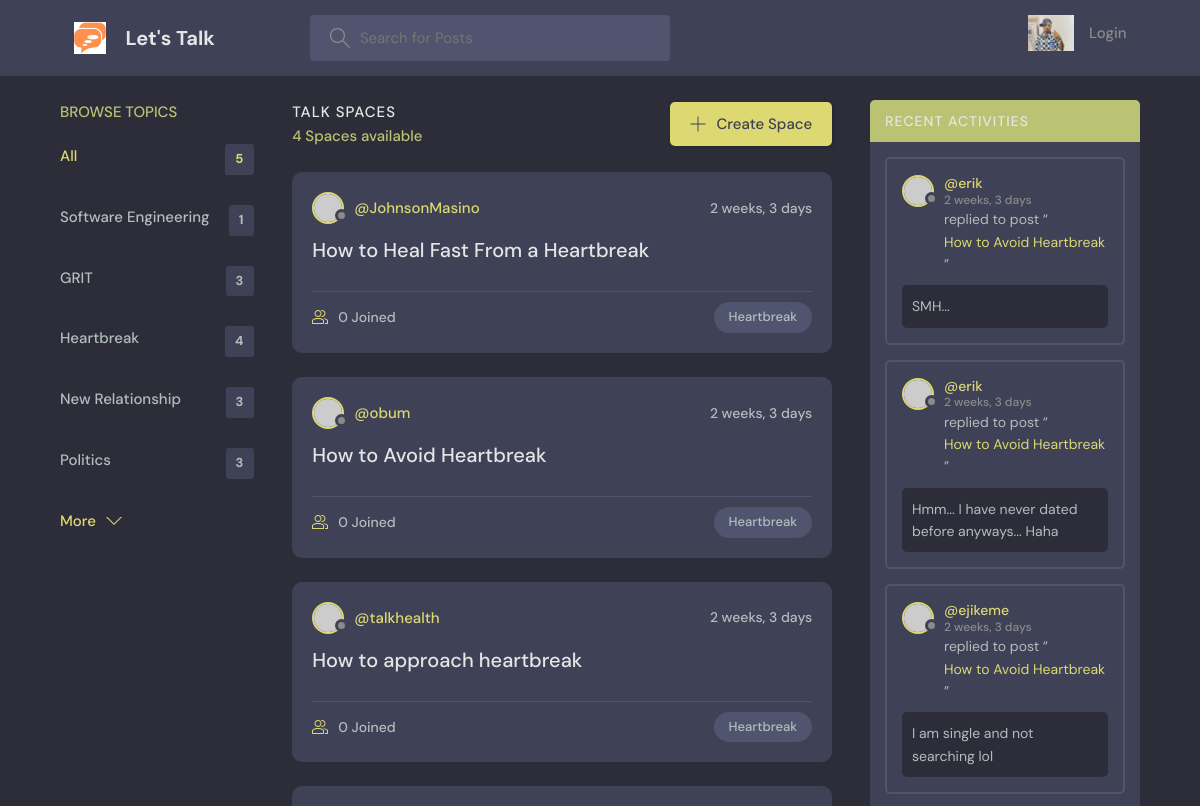
Page /?q=Heartbreak (upper part) on the earlier database version.
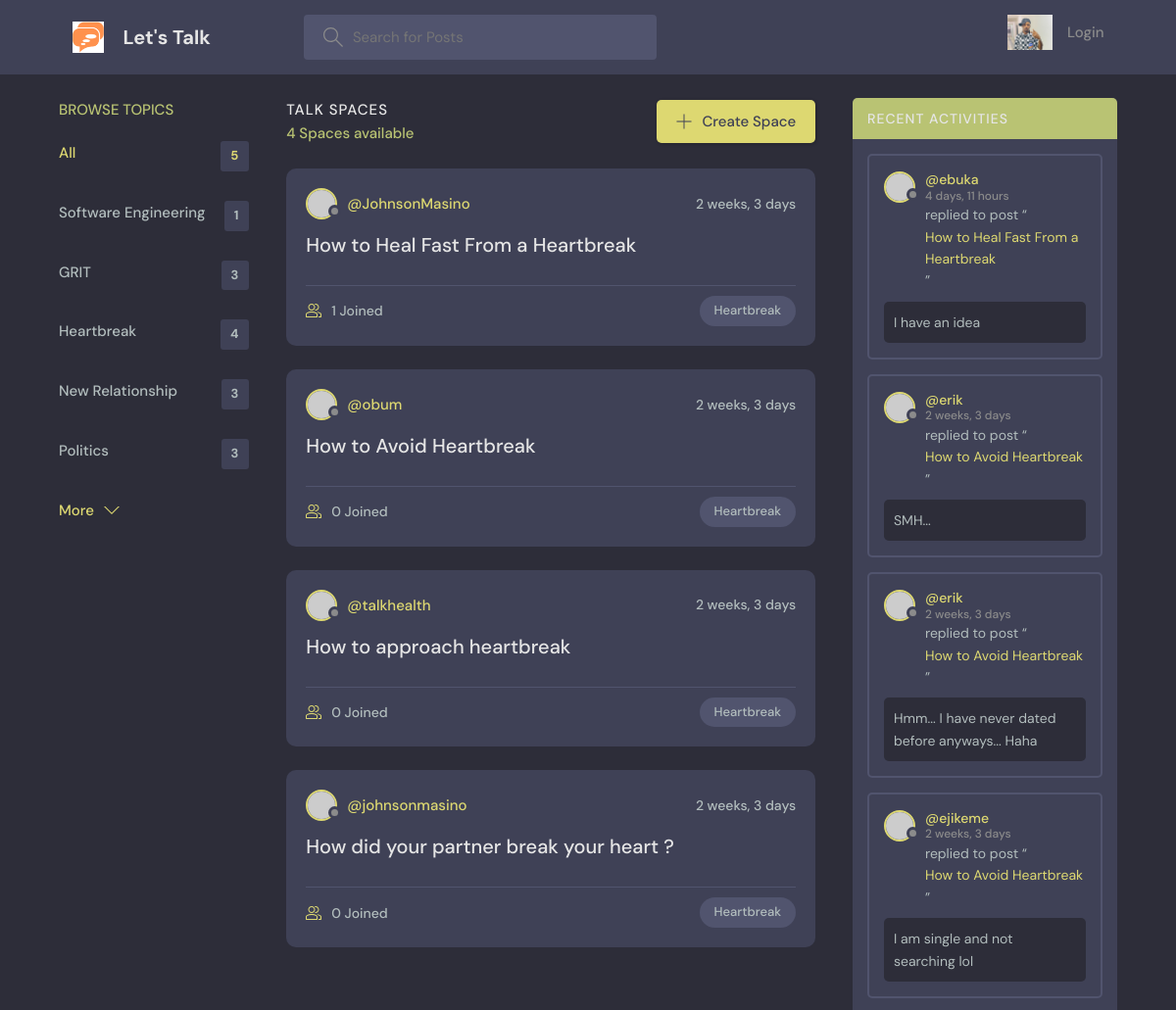
Same page on the later database version.
### NinazHairline/models.py (models this page shows, shortened)
class Topic(models.Model):
    name = models.CharField(max_length=200)

class Service(models.Model):
    host = models.ForeignKey(User, on_delete=models.SET_NULL, null=True)
    topic = models.ForeignKey(Topic, on_delete=models.SET_NULL, null=True)
    name = models.CharField(max_length=200)
    description = models.TextField(null=True, blank=True)
    participants = models.ManyToManyField(
        User, related_name='participants', blank=True)
    updated = models.DateTimeField(auto_now=True)
    created = models.DateTimeField(auto_now_add=True)
    class Meta:
        ordering = ['-updated', '-created']
    def __str__(self):
        return self.name

class Message(models.Model):
    user = models.ForeignKey(User, on_delete=models.CASCADE)
    service = models.ForeignKey(Service, on_delete=models.CASCADE)
    body = models.TextField()
    updated = models.DateTimeField(auto_now=True)
    created = models.DateTimeField(auto_now_add=True)
    class Meta:
        ordering = ['-updated', '-created']

### NinazHairline/views.py (the view)
# urls.py: path('', views.home, name='home'),
def home(request):
    q = request.GET.get('q') if request.GET.get('q') != None else ''
    services = Service.objects.filter(
        Q(topic__name__icontains=q) |
        Q(name__icontains=q) |
        Q(description__icontains=q)
        )
    topics = Topic.objects.all()[0:5]
    service_count = services.count()
    service_messages = Message.objects.filter(Q(service__topic__name__icontains=q))
    context = {'services': services, 'topics': topics,
    'service_count': service_count, 'service_messages': service_messages}
    return render(request, 'NinazHairline/home.html', context)

### NinazHairline/Templates/NinazHairline/home.html (shortened to what this page needs)
{% extends 'NinazHairline/main.html' %}
{% block content %}
  <main class="layout layout--3">
    <div class="container">
      {% include 'NinazHairline/topics_components.html' %}
      <div class="roomList">
        <div class="roomList__header">
            <div>
              <h2>Talk Spaces</h2>
              <p>{{service_count}} Spaces available</p>
            </div>
            <a class="btn btn--main" href="{% url 'create-service' %}">
              <svg version="1.1" xmlns="http://www.w3.org/2000/svg" width="32" height="32" viewBox="0 0 32 32">
                <title>add</title>
                <path
                  d="M16.943 0.943h-1.885v14.115h-14.115v1.885h14.115v14.115h1.885v-14.115h14.115v-1.885h-14.115v-14.115z"
                ></path>
              </svg>
              Create Space
            </a>
        </div>
        {% include 'NinazHairline/feed_component.html' %}
      </div>
      {% include 'NinazHairline/activity_component.html' %}
    </div>
  </main>
{% endblock %}

### NinazHairline/Templates/NinazHairline/topics_components.html
<div class="topics">
    <div class="topics__header">
        <h2>Browse Topics</h2>
    </div>
    <ul class="topics__list">
        <li>
          <a href="{% url 'home' %}" class="active">All <span>{{topics.count}}</span></a>
        </li>
        {% for topic in topics %}
        <li>
          <a href="{% url 'home'  %}?q={{topic.name}}">{{topic.name}}<span>{{topic.service_set.all.count}}</span></a>
        </li>
        {% endfor %}
    </ul>
    <a class="btn btn--link" href="{% url 'topics' %}">
        More
        <svg version="1.1" xmlns="http://www.w3.org/2000/svg" width="32" height="32" viewBox="0 0 32 32">
          <title>chevron-down</title>
          <path d="M16 21l-13-13h-3l16 16 16-16h-3l-13 13z"></path>
        </svg>
    </a>
  </div>

### NinazHairline/Templates/NinazHairline/feed_component.html (shortened to what this page needs)
{% for service in services %}
<div class="roomListRoom">
    <div class="roomListRoom__header">
      <a href="{% url 'user-profile' service.host.id %}" class="roomListRoom__author">
        <div class="avatar avatar--small">
          <img src="https://randomuser.me/api/portraits/women/11.jpg" />
        </div>
        <span>@{{service.host.username}}</span>
      </a>
      <div class="roomListRoom__actions">
        <span>{{service.created|timesince}}</span>
      </div>
    </div>
    <div class="roomListRoom__content">
      <a href="{% url 'service' service.id %}">{{service.name}}</a>
    </div>
    <div class="roomListRoom__meta">
      <a href="{% url 'service' service.id %}" class="roomListRoom__joined">
        {{service.participants.all.count}} Joined
      </a>
      <p class="roomListRoom__topic">{{service.topic.name}}</p>
    </div>
</div>
{% endfor %}

### NinazHairline/Templates/NinazHairline/activity_component.html (shortened to what this page needs)
<div class="activities">
    <div class="activities__header">
        <h2>Recent Activities</h2>
    </div>
    {% for message in service_messages %}
    <div class="activities__box">
      <div class="activities__boxHeader roomListRoom__header">
          <a href="{% url 'user-profile' message.user.id %}" class="roomListRoom__author">
            <div class="avatar avatar--small">
              <img src="https://randomuser.me/api/portraits/women/11.jpg" />
            </div>
            <p>
              @{{message.user}}
              <span>{{message.created|timesince}}</span>
            </p>
          </a>
      </div>
      <div class="activities__boxContent">
          <p>replied to post “<a href="{% url 'service' message.service.id %}">{{message.service}}</a>”</p>
          <div class="activities__boxRoomContent">
            {{message.body}}
          </div>
      </div>
    </div>
    {% endfor %}
  </div>

Differences in the rows shown:
computed for Service "How to Heal Fast From a Heartbreak": participants.all.count "0" → "1"
now on this page (row unchanged): Service: host.username "johnsonmasino", created "2 weeks, 3 days", name "How did your partner break your heart ?", participants.all.count "0", topic.name "Heartbreak"
added Message: user "ebuka", created "4 days, 11 hours", service "How to Heal Fast From a Heartbreak", body "I have an idea"
